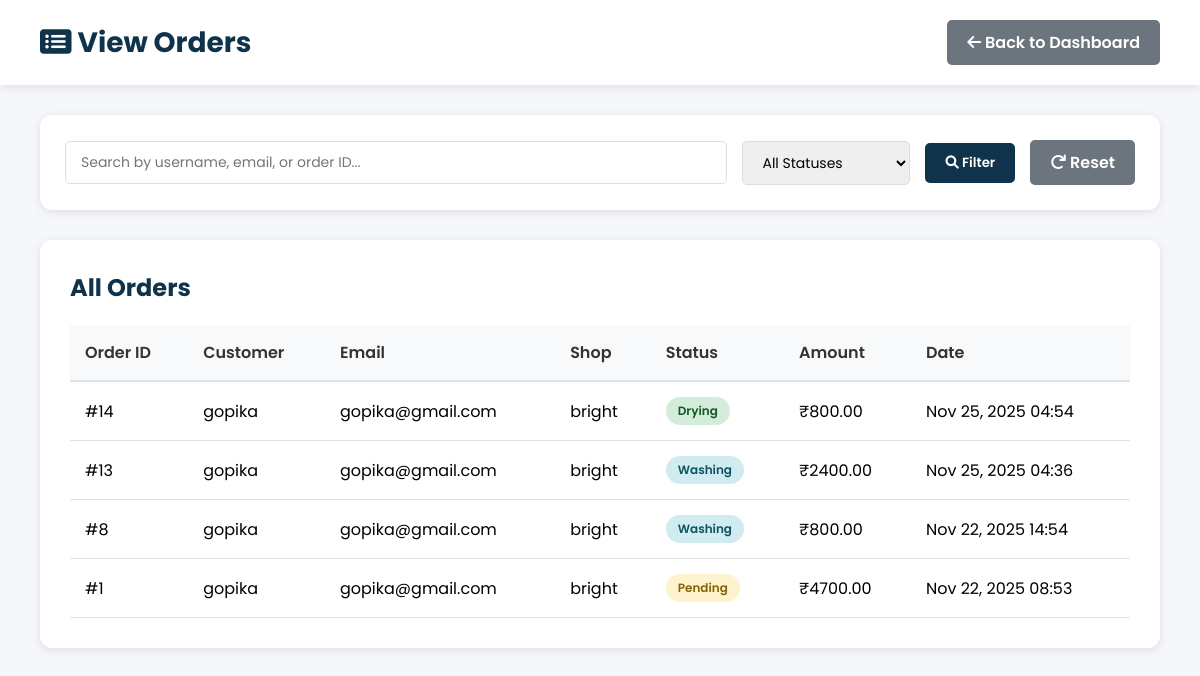
Before: /admin-panel/orders/ (signed in) with the older database file.
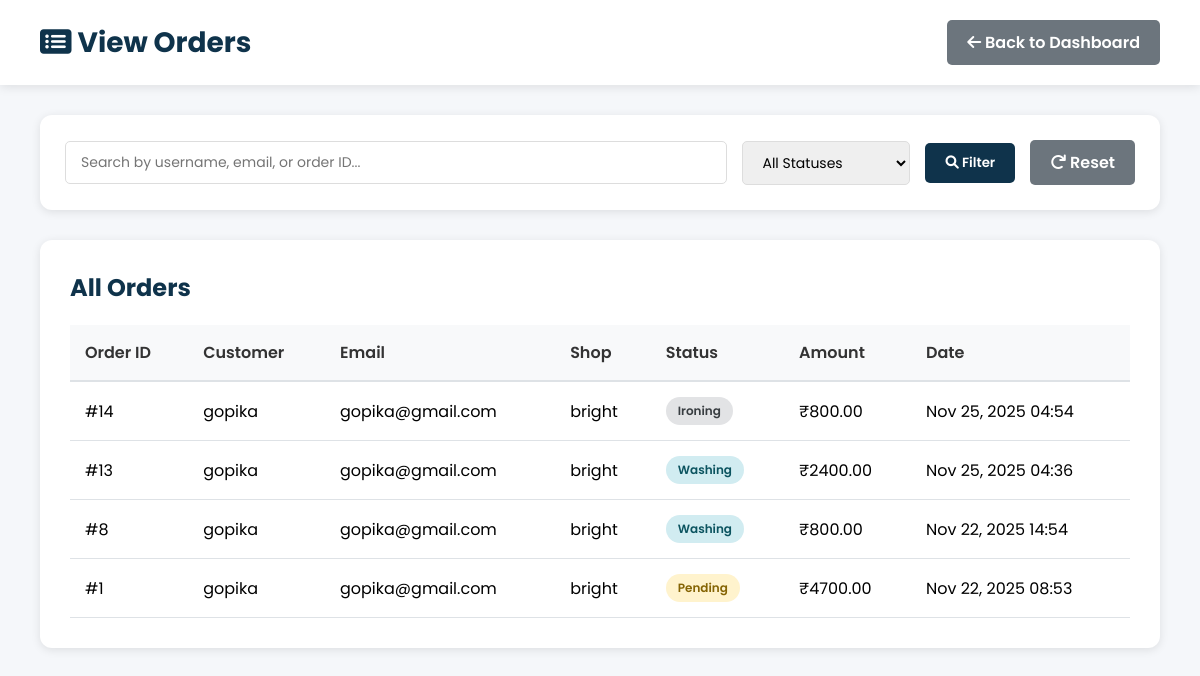
After: the same page with the newer database file.
### shop/models.py (models this page shows, shortened)
class Order(models.Model):
    STATUS_CHOICES = (
        ("Pending", "Pending"),
        ("Washing", "Washing"),
        ("Drying", "Drying"),
        ("Ironing", "Ironing"),
        ("Ready", "Ready for Pickup"),
        ("Completed", "Completed"),
    )
    user = models.ForeignKey(User, on_delete=models.CASCADE)
    shop = models.ForeignKey(LaundryShop, on_delete=models.SET_NULL, null=True)
    branch = models.ForeignKey('Branch', on_delete=models.SET_NULL, null=True, blank=True)
    cloth_status = models.CharField(max_length=20, choices=STATUS_CHOICES, default="Pending")
    amount = models.DecimalField(max_digits=10, decimal_places=2, default=0)
    created_at = models.DateTimeField(auto_now_add=True)
    delivery_name = models.CharField(max_length=255, blank=True, null=True)
    delivery_address = models.TextField(blank=True, null=True)
    delivery_phone = models.CharField(max_length=20, blank=True, null=True)
    special_instructions = models.TextField(blank=True, null=True)
    pickup_date = models.DateTimeField(blank=True, null=True)
    delivery_date = models.DateTimeField(blank=True, null=True)

class LaundryShop(models.Model):
    name = models.CharField(max_length=100, unique=True)
    email = models.EmailField(unique=True)
    password = models.CharField(max_length=128)
    address = models.TextField()
    city = models.CharField(max_length=100, blank=True, null=True)
    latitude = models.CharField(max_length=100, blank=True, null=True)
    longitude = models.CharField(max_length=100, blank=True, null=True)
    is_open = models.BooleanField(default=True)
    is_approved = models.BooleanField(default=False)
    phone = models.CharField(max_length=15)
    image = models.ImageField(upload_to="shops/", blank=True, null=True)
    created_at = models.DateTimeField(auto_now_add=True)

### shop/views.py (the view)
# urls.py: path("admin-panel/orders/", views.admin_orders, name="admin_orders"),
@login_required
@user_passes_test(is_staff_user, login_url='login')
def admin_orders(request):
    status_filter = request.GET.get('status', '')
    search_query = request.GET.get('search', '')
    orders = Order.objects.select_related('user', 'shop').order_by('-created_at')
    if status_filter:
        orders = orders.filter(cloth_status=status_filter)
    if search_query:
        orders = orders.filter(
            Q(user__username__icontains=search_query) |
            Q(user__email__icontains=search_query) |
            Q(id__icontains=search_query)
        )
    context = {
        'orders': orders,
        'status_choices': Order.STATUS_CHOICES,
        'current_status': status_filter,
        'search_query': search_query,
    }
    return render(request, 'admin_orders.html', context)

### shop/views.py (called while the page is built)
def is_staff_user(user):
    return user.is_authenticated and (user.is_staff or user.is_superuser)

### shop/templates/admin_orders.html (shortened to what this page needs)
{% load static %}
<!DOCTYPE html>
<html lang="en">
<head>
    <link rel="stylesheet" href="https://cdnjs.cloudflare.com/ajax/libs/font-awesome/6.0.0-beta3/css/all.min.css">
</head>
<body>
    <div class="admin-header">
        <h1><i class="fas fa-list-alt"></i> View Orders</h1>
        <div>
            <a href="{% url 'admin_dashboard' %}" class="btn btn-secondary">
                <i class="fas fa-arrow-left"></i> Back to Dashboard
            </a>
        </div>
    </div>
    <div class="admin-container">
        <div class="filters">
            <form method="get" style="display: flex; gap: 15px; flex-wrap: wrap; width: 100%; align-items: center;">
                <input type="text" name="search" placeholder="Search by username, email, or order ID..." value="{{ search_query }}">
                <select name="status">
                    <option value="">All Statuses</option>
                </select>
                <button type="submit" class="btn btn-primary">
                    <i class="fas fa-search"></i> Filter
                </button>
                <a href="{% url 'admin_orders' %}" class="btn btn-secondary">
                    <i class="fas fa-redo"></i> Reset
                </a>
            </form>
        </div>
        <div class="dashboard-section">
            <h2 style="margin-bottom: 20px; color: var(--primary-color);">All Orders</h2>
            {% if orders %}
            <table class="data-table">
                <thead>
                    <tr>
                        <th>Order ID</th>
                        <th>Customer</th>
                        <th>Email</th>
                        <th>Shop</th>
                        <th>Status</th>
                        <th>Amount</th>
                        <th>Date</th>
                    </tr>
                </thead>
                <tbody>
                    {% for order in orders %}
                    <tr>
                        <td>#{{ order.id }}</td>
                        <td>{{ order.user.username }}</td>
                        <td>{{ order.user.email }}</td>
                        <td>{{ order.shop.name|default:"N/A" }}</td>
                        <td>
                            <span class="status-badge status-{{ order.cloth_status|lower }}">{{ order.cloth_status }}</span>
                        </td>
                        <td>₹{{ order.amount|floatformat:2 }}</td>
                        <td>{{ order.created_at|date:"M d, Y H:i" }}</td>
                    </tr>
                    {% endfor %}
                </tbody>
            </table>
            {% else %}
            <div style="text-align: center; padding: 40px; color: #999;">
                <i class="fas fa-inbox" style="font-size: 48px; margin-bottom: 15px; opacity: 0.5;"></i>
                <p>No orders found</p>
            </div>
            {% endif %}
        </div>
    </div>
</body>
</html>

### shop/templates/admin_orders.html (style rules this page uses)
* { margin: 0; padding: 0; font-family: "Poppins", sans-serif; box-sizing: border-box; }
body { background: #f5f7fa; }
:root { --primary-color: #0f334bff; --accent-color: #2ecc71; }
.admin-header { background: white; padding: 20px 40px; box-shadow: 0 2px 10px rgba(0,0,0,0.1); display: flex; justify-content: space-between; align-items: center; }
.admin-header h1 { color: var(--primary-color); font-size: 28px; }
.btn { padding: 10px 20px; border-radius: 5px; text-decoration: none; font-weight: 600; transition: all 0.3s; border: none; cursor: pointer; display: inline-block; }
.btn-primary { background: var(--primary-color); color: white; }
.btn-secondary { background: #6c757d; color: white; }
.admin-container { max-width: 1400px; margin: 0 auto; padding: 30px 40px; }
.filters { background: white; padding: 25px; border-radius: 12px; box-shadow: 0 2px 10px rgba(0,0,0,0.1); margin-bottom: 30px; display: flex; gap: 15px; flex-wrap: wrap; align-items: center; }
.filters input, .filters select { padding: 10px 15px; border: 1px solid #ddd; border-radius: 5px; font-size: 14px; }
.filters input { flex: 1; min-width: 200px; }
.dashboard-section { background: white; padding: 30px; border-radius: 12px; box-shadow: 0 2px 10px rgba(0,0,0,0.1); }
.data-table { width: 100%; border-collapse: collapse; margin-top: 20px; }
.data-table thead { background: #f8f9fa; }
.data-table th { padding: 15px; text-align: left; font-weight: 600; color: #333; border-bottom: 2px solid #dee2e6; }
.data-table td { padding: 15px; border-bottom: 1px solid #dee2e6; }
.status-badge { padding: 5px 12px; border-radius: 20px; font-size: 12px; font-weight: 600; display: inline-block; }
.status-pending { background: #fff3cd; color: #856404; }
.status-washing { background: #d1ecf1; color: #0c5460; }
.status-ironing { background: #e2e3e5; color: #383d41; }

Changed rows visible on the page:
changed Order id 14: cloth_status "Drying" → "Ironing"
